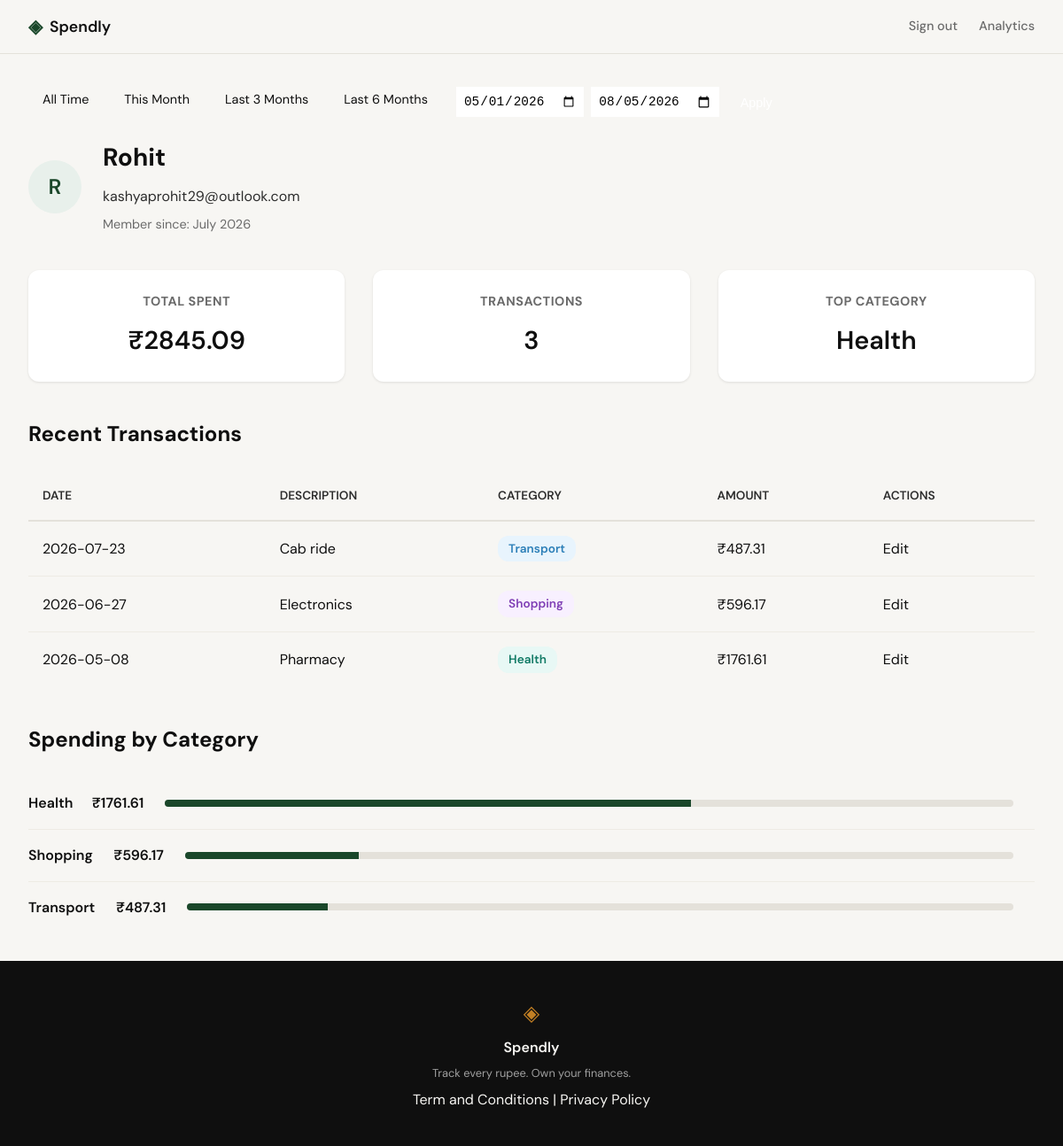
The app's page /profile?date_from=2026-05-01&date_to=2026-08-05 (signed in), older data.
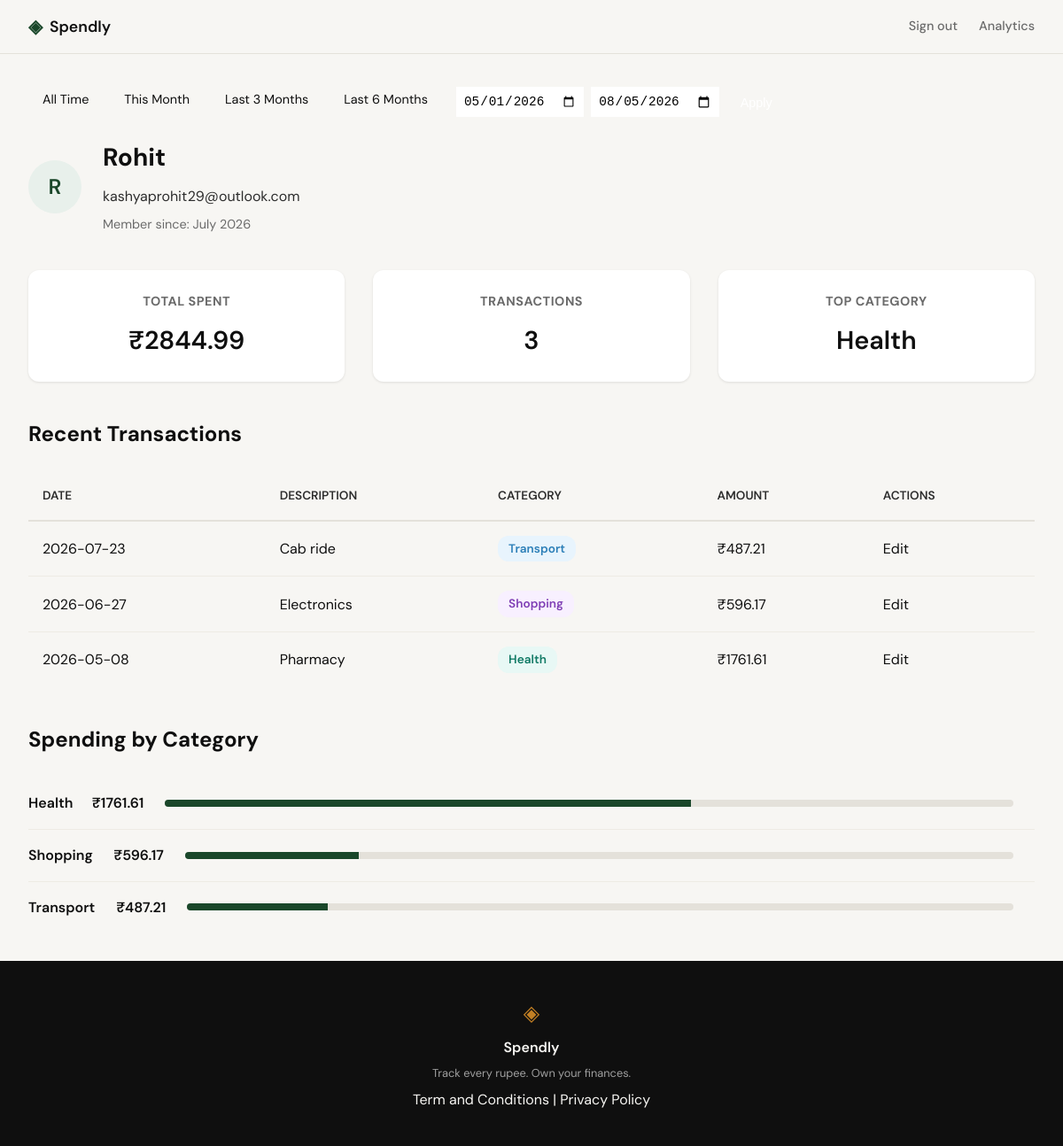
The same page, newer data.
### tables this page shows
CREATE TABLE users (
                id INTEGER PRIMARY KEY AUTOINCREMENT,
                name TEXT NOT NULL,
                email TEXT UNIQUE NOT NULL,
                password_hash TEXT NOT NULL,
                created_at TEXT DEFAULT (datetime('now'))
            );

CREATE TABLE expenses (
                id INTEGER PRIMARY KEY AUTOINCREMENT,
                user_id INTEGER NOT NULL,
                amount REAL NOT NULL,
                category TEXT NOT NULL,
                date TEXT NOT NULL,
                description TEXT,
                created_at TEXT DEFAULT (datetime('now')),
                FOREIGN KEY (user_id) REFERENCES users (id)
            );

### app.py (the view)
@app.route("/profile")
def profile():
    if not session.get("user_id"):
        return redirect(url_for("login"))
    user_id = session["user_id"]
    user = get_user_by_id(user_id)
    if not user:
        session.clear()
        return redirect(url_for("login"))
    date_from = request.args.get('date_from', '').strip()
    date_to = request.args.get('date_to', '').strip()
    def is_valid_date(date_str):
        try:
            if date_str:
                datetime.strptime(date_str, '%Y-%m-%d')
                return True
            return False
        except ValueError:
            return False
    valid_date_from = date_from if is_valid_date(date_from) else None
    valid_date_to = date_to if is_valid_date(date_to) else None
    if (valid_date_from and not valid_date_to) or (not valid_date_from and valid_date_to):
        valid_date_from = None
        valid_date_to = None
    elif valid_date_from and valid_date_to and valid_date_from > valid_date_to:
        flash("Start date must be before end date.", "warning")
        valid_date_from = None
        valid_date_to = None
    today = datetime.now().date()
    this_month_start = today.replace(day=1)
    if today.month <= 3:
        three_months_month = today.month + 12 - 3
        three_months_year = today.year - 1
    else:
        three_months_month = today.month - 3
        three_months_year = today.year
    three_months_start = today.replace(year=three_months_year, month=three_months_month, day=1)
    if today.month <= 6:
        six_months_month = today.month + 12 - 6
        six_months_year = today.year - 1
    else:
        six_months_month = today.month - 6
        six_months_year = today.year
    six_months_start = today.replace(year=six_months_year, month=six_months_month, day=1)
    stats = get_summary_stats(user_id, valid_date_from, valid_date_to)
    recent_transactions = get_recent_transactions(user_id, 10, valid_date_from, valid_date_to)
    category_totals = get_category_breakdown(user_id, valid_date_from, valid_date_to)
    return render_template("profile.html",
                         user=user,
                         stats=stats,
                         recent_transactions=recent_transactions,
                         category_totals=category_totals,
                         date_from=valid_date_from,
                         date_to=valid_date_to,
                         today=today,
                         this_month_start=this_month_start,
                         three_months_start=three_months_start,
                         six_months_start=six_months_start)

### database/db.py (called while the page is built)
def get_db():
    db_path = os.path.join(os.path.dirname(os.path.dirname(__file__)), 'spendly.db')
    conn = sqlite3.connect(db_path)
    conn.execute('PRAGMA foreign_keys = ON')
    conn.row_factory = sqlite3.Row
    return conn

### database/queries.py (called while the page is built)
def get_user_by_id(user_id):
    conn = get_db()
    try:
        user = conn.execute(
            'SELECT id, name, email, created_at FROM users WHERE id = ?',
            (user_id,)
        ).fetchone()
        if user:
            user_dict = dict(user)
            try:
                dt = datetime.strptime(user_dict['created_at'], '%Y-%m-%d %H:%M:%S')
                user_dict['member_since'] = dt.strftime('%B %Y')
            except ValueError:
                user_dict['member_since'] = user_dict['createdat'][:7]  # YYYY-MM
            return user_dict
        return None
    finally:
        conn.close()

def get_recent_transactions(user_id, limit=10, date_from=None, date_to=None):
    conn = get_db()
    try:
        query = '''
            SELECT id, date, description, category, amount
            FROM expenses
            WHERE user_id = ?
        '''
        params = [user_id]
        if date_from and date_to:
            query += ' AND date BETWEEN ? AND ?'
            params.extend([date_from, date_to])
        query += '''
            ORDER BY date DESC, created_at DESC
            LIMIT ?
        '''
        params.append(limit)
        transactions = conn.execute(query, params).fetchall()
        return [dict(tx) for tx in transactions]
    finally:
        conn.close()

def get_category_breakdown(user_id, date_from=None, date_to=None):
    conn = get_db()
    try:
        query = '''
            SELECT category, SUM(amount) as total
            FROM expenses
            WHERE user_id = ?
        '''
        params = [user_id]
        if date_from and date_to:
            query += ' AND date BETWEEN ? AND ?'
            params.extend([date_from, date_to])
        query += '''
            GROUP BY category
        '''
        category_rows = conn.execute(query, params).fetchall()
        category_totals = {}
        for row in category_rows:
            category = row['category']
            amount = float(row['total']) if row['total'] is not None else 0.0
            category_totals[category] = amount
        return category_totals
    finally:
        conn.close()

### templates/profile.html (shortened to what this page needs)
{% extends "base.html" %}
{% block head %}
<link rel="stylesheet" href="{{ url_for('static', filename='css/profile.css') }}">
{% endblock %}
{% block content %}
<div class="profile-container">
    <div class="filter-bar">
        <div class="filter-presets">
            <a href="{{ url_for('profile') }}" class="filter-preset-btn {% if not date_from and not date_to %}active{% endif %}">All Time</a>
            <a href="{{ url_for('profile', date_from=this_month_start, date_to=today) }}" class="filter-preset-btn {% if date_from == this_month_start and date_to == today %}active{% endif %}">This Month</a>
            <a href="{{ url_for('profile', date_from=three_months_start, date_to=today) }}" class="filter-preset-btn {% if date_from == three_months_start and date_to == today %}active{% endif %}">Last 3 Months</a>
            <a href="{{ url_for('profile', date_from=six_months_start, date_to=today) }}" class="filter-preset-btn {% if date_from == six_months_start and date_to == today %}active{% endif %}">Last 6 Months</a>
        </div>
        <div class="filter-custom">
            <form method="GET" action="{{ url_for('profile') }}">
                <input type="date" name="date_from" value="{{ date_from if date_from else '' }}" placeholder="Start date">
                <input type="date" name="date_to" value="{{ date_to if date_to else '' }}" placeholder="End date">
                <button type="submit" class="filter-btn-apply">Apply</button>
            </form>
        </div>
    </div>
    <div class="user-info-card">
        <div class="avatar">{{ user.name[0] }}</div>
        <div class="user-info">
            <h2>{{ user.name }}</h2>
            <p class="email">{{ user.email }}</p>
            <p class="member-since">Member since: {{ user.member_since }}</p>
        </div>
    </div>
    <div class="stats-row">
        <div class="stat-card">
            <h3>Total Spent</h3>
            <p class="stat-value">₹{{ "%.2f"|format(stats.total_spent) }}</p>
        </div>
        <div class="stat-card">
            <h3>Transactions</h3>
            <p class="stat-value">{{ stats.transaction_count }}</p>
        </div>
        <div class="stat-card">
            <h3>Top Category</h3>
            <p class="stat-value">{{ stats.top_category }}</p>
        </div>
    </div>
    <section class="transaction-history">
        <h2>Recent Transactions</h2>
        <table>
            <thead>
                <tr>
                    <th>Date</th>
                    <th>Description</th>
                    <th>Category</th>
                    <th>Amount</th>
                    <th>Actions</th>
                </tr>
            </thead>
            <tbody>
                {% for tx in recent_transactions %}
                <tr>
                    <td>{{ tx.date }}</td>
                    <td>{{ tx.description }}</td>
                    <td><span class="category-badge category-{{ tx.category|lower }}">{{ tx.category }}</span></td>
                    <td>₹{{ "%.2f"|format(tx.amount) }}</td>
                    <td><a href="{{ url_for('edit_expense', id=tx.id) }}">Edit</a></td>
                </tr>
                {% endfor %}
            </tbody>
        </table>
    </section>
    <section class="category-breakdown">
        <h2>Spending by Category</h2>
        <ul class="category-list">
            {% for category, total in category_totals.items() %}
            <li>
                <span class="category-name">{{ category }}</span>
                <span class="category-amount">₹{{ "%.2f"|format(total) }}</span>
                <div class="progress-bar">
                    <div class="progress-fill" style="width: {{ (total / stats.total_spent * 100)|round(0) }}%"></div>
                </div>
            </li>
            {% endfor %}
        </ul>
    </section>
</div>
{% endblock %}

### templates/base.html (shortened to what this page needs)
<!DOCTYPE html>
<html lang="en">
<head>
    <link rel="stylesheet" href="{{ url_for('static', filename='css/style.css') }}">
    {% block head %}{% endblock %}
</head>
<body>
    <nav class="navbar">
        <div class="nav-inner">
            <a href="{{ url_for('landing') }}" class="nav-brand">
                <span class="brand-icon">◈</span>
                <span class="brand-name">Spendly</span>
            </a>
            <div class="nav-links">
                {% if session.get('user_id') %}
                    <a href="{{ url_for('logout') }}">Sign out</a>
                    <a href="{{ url_for('analytics') }}" class="nav-link {% if request.endpoint == 'analytics' %}active{% endif %}">Analytics</a>
                {% else %}
                    <a href="{{ url_for('login') }}">Sign in</a>
                    <a href="{{ url_for('register') }}" class="nav-cta">Get started</a>
                {% endif %}
            </div>
        </div>
    </nav>
    <main class="main-content">
        {% block content %}{% endblock %}
    </main>
    <footer class="footer">
        <div class="footer-inner">
            <span class="brand-icon">◈</span>
            <span class="footer-name">Spendly</span>
            <p class="footer-copy">Track every rupee. Own your finances.</p>
            <p>
                <a href="/Term">Term and Conditions</a> |
                <a href="/privacy">Privacy Policy</a>
            </p>
        </div>
    </footer>
</body>
</html>

### static/css/profile.css (style rules this page uses)
.filter-bar { display: flex; flex-wrap: wrap; gap: 1rem; margin-bottom: 1.5rem; align-items: flex-end; }
.filter-presets { display: flex; flex-wrap: wrap; gap: 0.5rem; }
.filter-custom { display: flex; gap: 0.5rem; align-items: flex-end; flex-grow: 1; }
.filter-custom form { display: flex; gap: 0.5rem; align-items: flex-end; }
.filter-custom input[type="date"] { padding: 0.5rem; border: 1px solid var(--border-color); border-radius: var(--border-radius); font-size: 0.9rem; }
.filter-btn-apply { padding: 0.5rem 1rem; background-color: var(--primary-color); color: white; border: none; border-radius: var(--border-radius); cursor: pointer; font-size: 0.9rem; transition: background-color 0.2s; }
.filter-preset-btn { padding: 0.5rem 1rem; border: 1px solid var(--border-color); background-color: var(--background-color); color: var(--text-color); border-radius: var(--border-radius); text-decoration: none; font-size: 0.9rem; cursor: pointer; transition: all 0.2s; }

Row changes from the older to the newer data that the page shows:
changed expenses "Cab ride": amount "487.31" → "487.21"
Text that changed along with them:
{{ "%.2f"|format(stats.total_spent) }}: "2845.09" → "2844.99"
